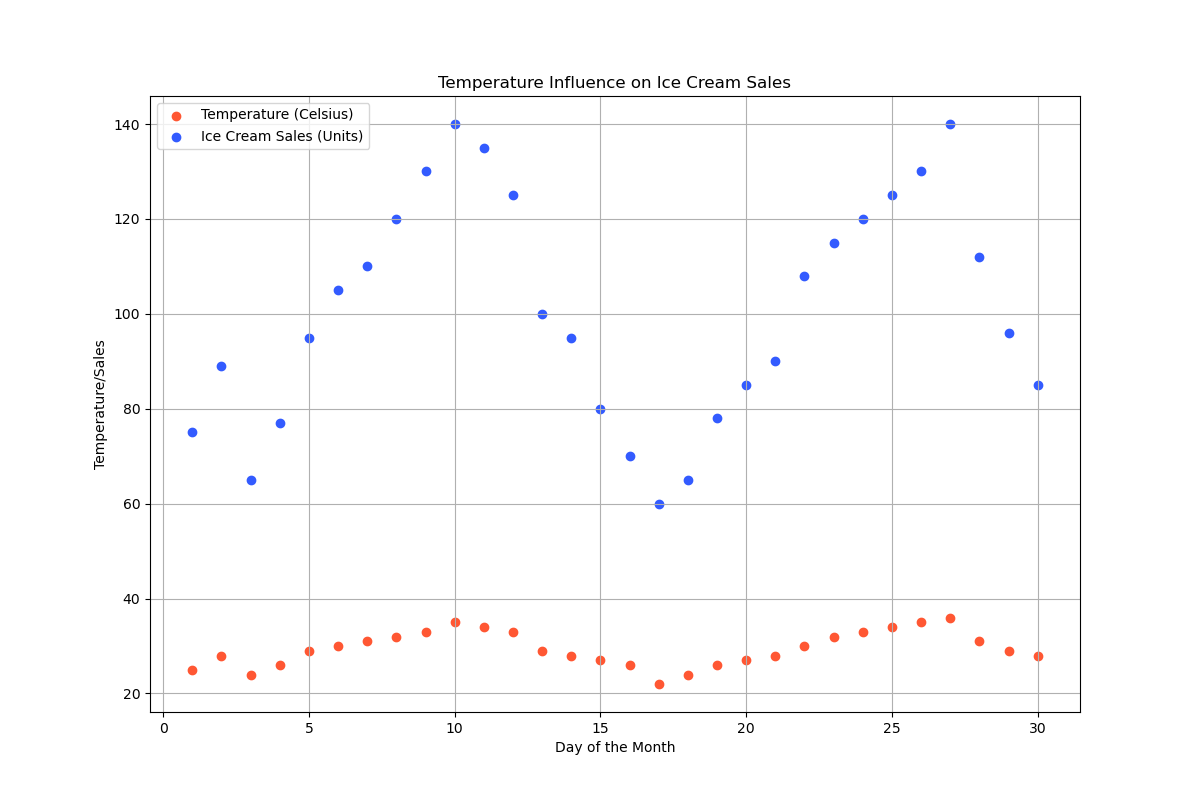

Here is the Python script that generated this plot:

import matplotlib.pyplot as plt

# Data for plotting
days = [1, 2, 3, 4, 5, 6, 7, 8, 9, 10, 11, 12, 13, 14, 15, 16, 17, 18,
        19, 20, 21, 22, 23, 24, 25, 26, 27, 28, 29, 30]
temperatures = [25, 28, 24, 26, 29, 30, 31, 32, 33, 35, 34, 33, 29,
                28, 27, 26, 22, 24, 26, 27, 28, 30, 32, 33, 34, 35, 36, 31, 29, 28]
sales = [75, 89, 65, 77, 95, 105, 110, 120, 130, 140, 135, 125, 100,
         95, 80, 70, 60, 65, 78, 85, 90, 108, 115, 120, 125, 130, 140, 112, 96, 85]

# Create a scatterplot
plt.figure(figsize=(12, 8))
plt.scatter(days, temperatures, c="#FF5733", label="Temperature (Celsius)")
plt.scatter(days, sales, c="#335BFF", label="Ice Cream Sales (Units)")

# Customize the chart
plt.title("Temperature Influence on Ice Cream Sales")
plt.xlabel("Day of the Month")
plt.ylabel("Temperature/Sales")
plt.legend()
plt.grid(True)

# Show the scatterplot
plt.show()
